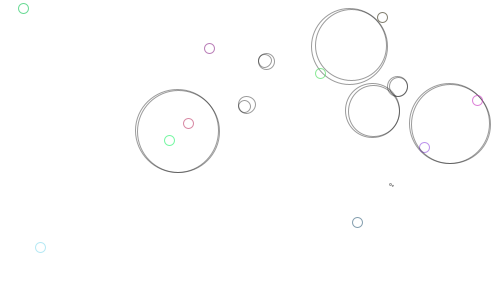
Frame 1 (no input)
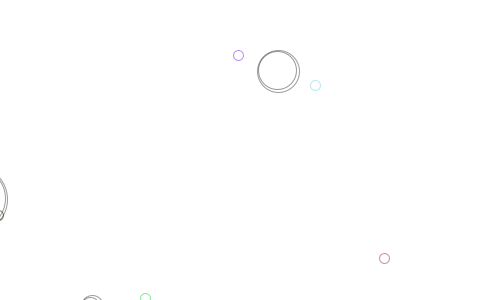
Frame 60 (the mouse pressed at the canvas centre just before this capture)
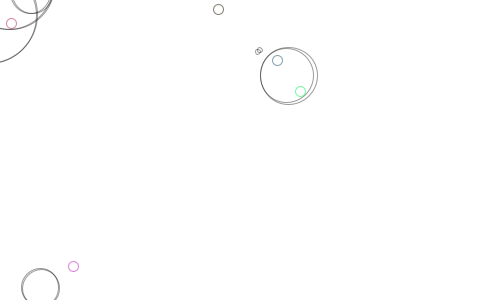
Frame 120 (the mouse held since frame 60 and released just before this capture)

The Processing sketch that drew these frames (run headless with seeded random() and noise(); from frame 60 on, the mouse is pressed at the canvas centre):

// Processing sketch: ch6_5
// ── ch6_5.pde
int _num = 10;
Circle[] _circleArr = {};

void setup() {
  size(500, 300);
  background(255);
  smooth();
  strokeWeight(1);
  fill(150, 50);
  drawCircles();
}

void draw() {
  background(255);
  for (int i = 0; i < _circleArr.length; i++) {
    Circle thisCirc = _circleArr[i];
    thisCirc.updateMe();
  }
}

void mouseReleased() {
  drawCircles();
}

void drawCircles() {
  for (int i  = 0; i < _num; i++) {
    Circle thisCirc = new Circle();
    thisCirc.drawMe();
    _circleArr = (Circle[])append(_circleArr, thisCirc);
  }
}

class Circle {
  float x, y;
  float radius;
  color linecol, fillcol;
  float alph;
  float xmove, ymove;

  Circle() {
    x = random(width);
    y = random(height);
    radius = random(100) + 10;
    linecol = color(random(255), random(255), random(255));
    fillcol = color(random(255), random(255), random(255));
    alph = random(255);
    xmove = random(10) - 5;
    ymove = random(10) - 5;
  }

  void drawMe() {
    noStroke();
    fill(fillcol, alph);
    stroke(linecol, 150);
    noFill();
    ellipse(x, y, 10, 10);
  }

  void updateMe() {
    x += xmove;
    y += ymove;
    if (x > (width + radius)) {
      x = 0 - radius;
    }
    if (x < (0 - radius)) {
      x = width + radius;
    }
    if (y > (height + radius)) {
      y = 0 - radius;
    }
    if (y < (0 - radius)) {
      y = height + radius;
    }

    boolean touching = false;
    for (int i = 0; i < _circleArr.length; i++) {
      Circle otherCirc = _circleArr[i];
      if (otherCirc != this) {
        float dis = dist(x, y, otherCirc.x, otherCirc.y);
        float overlap = dis - radius - otherCirc.radius;
        if (overlap < 0) {
          float midx, midy;
          midx = (x + otherCirc.x) / 2;
          midy = (y + otherCirc.y) / 2;
          stroke(0, 100);
          noFill();
          overlap *= -1;
          ellipse(midx, midy, overlap, overlap);
        }
      }
    }

    if (touching) {
      if (alph > 0) {
        alph--;
      }
    } else {
      if (alph < 255) {
        alph+=2;
      }
    }

    drawMe();
  }
}
